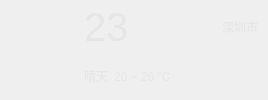
     <widget class="QWidget" name="widgetTopBottom" native="true">
      <property name="styleSheet">
       <string notr="true">color: rgb(230, 230, 230);</string>
      </property>
      <layout class="QHBoxLayout" name="horizontalLayout" stretch="1,3">
       <property name="leftMargin">
        <number>10</number>
       </property>
       <property name="topMargin">
        <number>4</number>
       </property>
       <property name="rightMargin">
        <number>10</number>
       </property>
       <property name="bottomMargin">
        <number>4</number>
       </property>
       <item>
        <widget class="QLabel" name="labelMainWeatherIcon">
         <property name="minimumSize">
          <size>
           <width>60</width>
           <height>60</height>
          </size>
         </property>
         <property name="maximumSize">
          <size>
           <width>60</width>
           <height>60</height>
          </size>
         </property>
         <property name="text">
          <string/>
         </property>
         <property name="pixmap">
          <pixmap resource="../resource/resource.qrc">:/weather/晴天.svg</pixmap>
         </property>
         <property name="scaledContents">
          <bool>true</bool>
         </property>
        </widget>
       </item>
       <item>
        <layout class="QGridLayout" name="gridLayout_2">
         <property name="leftMargin">
          <number>8</number>
         </property>
         <property name="rightMargin">
          <number>0</number>
         </property>
         <item row="1" column="0">
          <widget class="QLabel" name="labelWeatherContent">
           <property name="text">
            <string>晴天</string>
           </property>
           <property name="alignment">
            <set>Qt::AlignmentFlag::AlignCenter</set>
           </property>
          </widget>
         </item>
         <item row="1" column="1">
          <widget class="QLabel" name="labelWeatherTemperatureRange">
           <property name="text">
            <string>20 ~ 26 ℃ </string>
           </property>
          </widget>
         </item>
         <item row="0" column="0" colspan="2">
          <widget class="QLabel" name="labelWeatherTemperatureDegree">
           <property name="font">
            <font>
             <pointsize>30</pointsize>
            </font>
           </property>
           <property name="text">
            <string>23</string>
           </property>
          </widget>
         </item>
         <item row="0" column="3">
          <widget class="QLabel" name="labelWeatherLocation">
           <property name="text">
            <string>深圳市</string>
           </property>
          </widget>
         </item>
         <item row="1" column="2">
          <spacer name="horizontalSpacerTempToLoca">
           <property name="orientation">
            <enum>Qt::Orientation::Horizontal</enum>
           </property>
           <property name="sizeHint" stdset="0">
            <size>
             <width>40</width>
             <height>20</height>
            </size>
           </property>
          </spacer>
         </item>
        </layout>
       </item>
      </layout>
     </widget>
